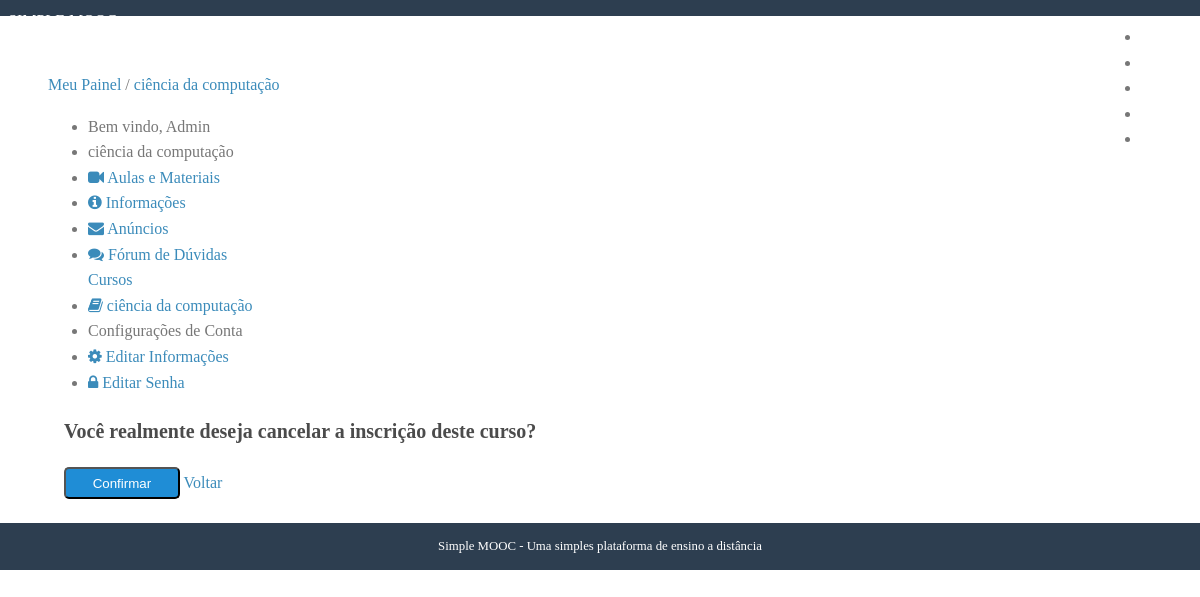
The page /cursos/ciencia-da-computacao/cancelar-inscricao (signed in) on the database its author committed.
### simplemooc/models.py (models this page shows, shortened)
class Course (models.Model):
    name = models.CharField('Nome', max_length=100)
    slug = models.SlugField('Atalho')
    description = models.TextField('Descrição Simples', blank=True)
    about = models.TextField('Sobre o Curso', blank=True)
    start_date = models.DateField(
        'Data de Início', null=True, blank=True
    )
    image = models.ImageField(
        upload_to='courses/images', verbose_name='Imagem',
        null=True, blank=True
    )
    created_at = models.DateTimeField('Criado em', auto_now_add=True)
    updated_at = models.DateTimeField('Atualizado em', auto_now=True)
    objects = CourseManager()
    def __str__(self):
        return self.name
    class Meta:
        verbose_name ='Curso'
        verbose_name_plural = 'Cursos'
        ordering = ['name']

class EnrollmentModel(models.Model):
    STATUS_CHOICES = ((0, 'Pendente'),
                      (1, 'Aprovado'),
                      (2, 'Cancelado')
                      )
    user = models.ForeignKey(
        settings.AUTH_USER_MODEL, verbose_name='Usuário',
        on_delete=models.CASCADE, related_name='enrollments'
    )
    course = models.ForeignKey(
        Course, verbose_name='Curso', on_delete=models.CASCADE,
        related_name='enrollments'
    )
    status = models.IntegerField(
        'Situação', choices=STATUS_CHOICES, default=1, blank=True
    )
    created_at = models.DateTimeField('Criado em', auto_now_add=True)
    updated_at = models.DateTimeField('Atualizado em', auto_now=True)
    class Meta:
        verbose_name = 'Inscrição'
        verbose_name_plural = 'Inscrições'
        unique_together = (('user', 'course'),)

### accounts/models.py (models this page shows, shortened)
class User(AbstractBaseUser, PermissionsMixin):
    username = models.CharField(
        'Nome de Usuário', max_length=30, unique=True,
        validators=[validators.RegexValidator(re.compile('^[\w.@+-]+$'),
                    'O nome do usuário só pode conter letras, digitos ou '
                    'os seguintes caracteres: @/./+/-/', 'invalid')]
    )
    email = models.EmailField('E-mail', unique=True)
    name = models.CharField('Nome', max_length=100, blank=True)
    is_active = models.BooleanField('Está ativo?', blank=True, default=True)
    is_staff = models.BooleanField('É da equipe?', blank=True, default=False)
    date_joined = models.DateTimeField('Data de entrada', auto_now_add=True)
    objects = UserManager()
    USERNAME_FIELD = 'username'
    REQUIRED_FIELDS = ['email']
    def __str__(self):
        return self.name or self.username
    class Meta:
        verbose_name = 'Usuário'
        verbose_name_plural = 'Usuários'

### courses/views.py (the view)
# urls.py: re_path(r'(?P<slug>[\w_-]+)/cancelar-inscricao$', views.undo_enrollment,
@login_required
def undo_enrollment(request, slug):
    course = get_object_or_404(Course, slug=slug)
    enroll = get_object_or_404(
        EnrollmentModel, user=request.user, course=course,
    )
    if request.method == 'POST':
        enroll.delete()
        messages.success(request, 'Sua inscrição foi cancelada com sucesso')
        return redirect('accounts:dashboard')
    template = 'courses/undo_enrollment.html'
    context = {
        'enrollment': enroll,
        'course': course
    }
    return render(request, template, context)

### courses/templatetags/courses_tags.py (called while the page is built)
@register.simple_tag
def load_my_courses(user):
    return EnrollmentModel.objects.filter(user=user)

### courses/templates/courses/undo_enrollment.html (shortened to what this page needs)
{% extends 'courses/course_dashboard.html'%}
{% block dashboard_content %}
<form action="" method = "post">
    <h3>Você realmente deseja cancelar a inscrição deste curso?</h3>
    <div class="pure-controls">
        <button type="submit" class="pure-button pure-button-primary">Confirmar
        </button>
        <a href="{% url 'courses:announcements' course.slug %}" class="pure-button
         pure-button">Voltar
        </a>
    </div>
</form>
{% endblock %}

### courses/templates/courses/course_dashboard.html
{% extends 'accounts/dashboard.html' %}
{% block  breadcrumb %}
    {{ block.super }}
    /
    <a href="{% url 'courses:announcements' course.slug %}">{{ course }}</a>
{% endblock%}
{% block menu_options %}
<li class="pure-menu-heading">
     {{ course }}
</li>
<li>
    <a href="#">
        <i class="fa fa-video-camera"></i>
        Aulas e Materiais
    </a>
</li>
<li>
    <a href="#">
        <i class="fa fa-info-circle"></i>
        Informações
    </a>
</li>
<li>
    <a href="#">
        <i class="fa fa-envelope"></i>
        Anúncios
    </a>
</li>
<li>
    <a href="#">
        <i class="fa fa-comments"></i>
        Fórum de Dúvidas
    </a>
</li>
{{ block.super }}
{% endblock %}

### accounts/templates/accounts/dashboard.html (shortened to what this page needs)
{% extends 'base.html' %}
{% load courses_tags %}
{% block content %}
{% load_my_courses user as enrollments %}
<div class="pure-g-r content-ribbon">
        <div class="pure-u-1">
            <ul class="breadcrumb">
                {% block breadcrumb %}
                <a href="{% url 'accounts:dashboard' %}">Meu Painel</a>
                {% endblock %}
            </ul>
        </div>
        <div class="pure-u-1-3">
            <div class="pure-menu pure-menu-open">
                <ul>
                     <li class="pure-menu-heading">
                         Bem vindo, {{user}}
                     </li>
                    {% block menu_options %}
                    <a class="pure-menu-heading">Cursos</a>
                    {% for enrollment in enrollments %}
                    <li>
                        <a href="{% url 'courses:announcements' enrollment.course.slug %}">
                            <i class="fa fa-book"></i>
                            {{enrollment.course}}
                        </a>
                    </li>
                    {% empty %}
                    <li>Nenhum curso encontrado</li>
                    {% endfor %}
                    <li class="pure-menu-heading">Configurações de Conta</li>
                    <li>
                        <a
                            href="{% url 'accounts:edit' %}">
                           <i class="fa fa-cog"></i>
                            Editar Informações
                        </a>
                    </li>
                    <li>
                        <a href="{% url 'accounts:edit_password' %}">
                            <i class="fa fa-lock"></i>
                            Editar Senha
                        </a>
                    </li>
                      {% endblock %}
                </ul>
            </div>
        </div>
        <div class="pure-u-2-3">
            <div class="inner">
             {% block dashboard_content %}{% endblock %}
            </div>
        </div>
</div>
{% endblock %}

### website/static/website/css/styles.css (style rules this page uses)
* { -webkit-box-sizing: border-box; -moz-box-sizing: border-box; box-sizing: border-box; }
body { margin: 0 auto; line-height: 1.7em; }
a { color: #3b8bba; }
.content .content-ribbon { margin: 1.5em 3em; }
.pure-button-primary { background-color: #1f8dd6; color: white; padding: 0.5em 2em; border-radius: 5px; }
.inner { padding: 0em 1em; }
ul.breadcrumb { padding: 0; }
body { min-width: 320px; color: #777; line-height: 1.6; }
h1, h2, h3, h4, h5, h6 { font-weight: bold; color: rgb(75, 75, 75); }
h3 { font-size: 1.25em; }
a { color: #3b8bba; text-decoration: none; }

### rows shown on the page
Course: name "ciência da computação"
User: name "Admin"
EnrollmentModel: course "ciência da computação"
